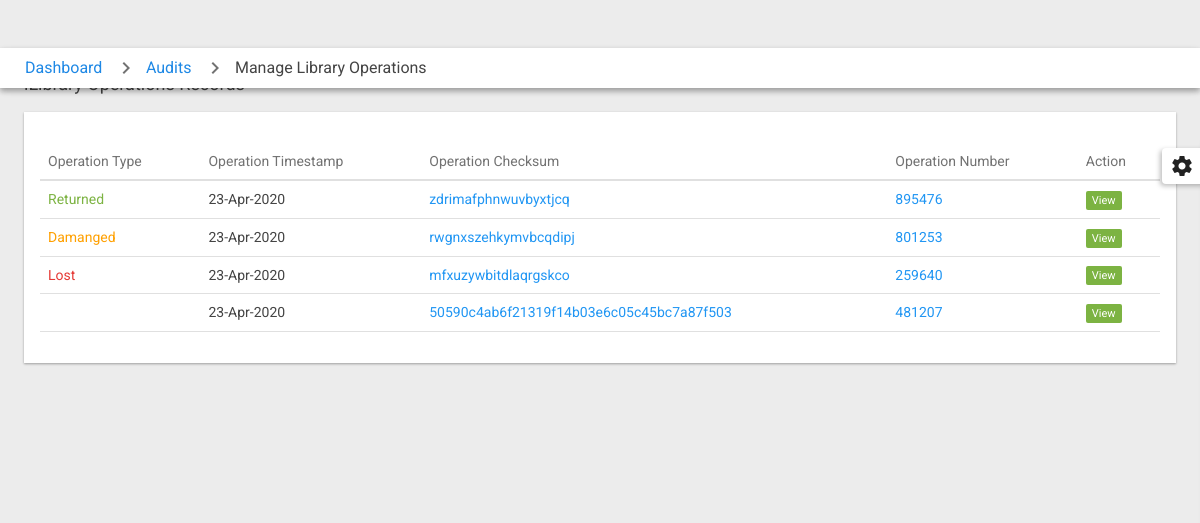
The app's page /staff/pages_staff_audit_library_operations.php (signed in), older data.
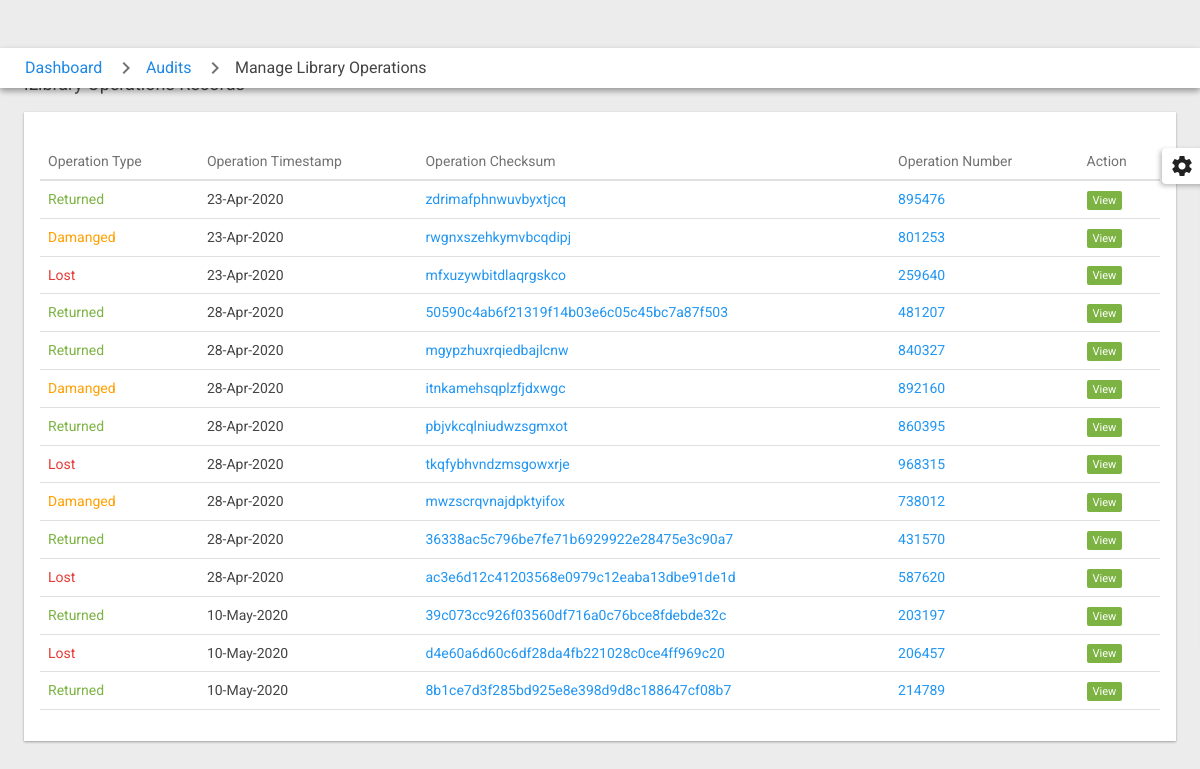
The same page, newer data.
### tables this page shows
CREATE TABLE `iL_LibraryOperations` (
  `lo_id` int(20) NOT NULL,
  `lo_type` varchar(200) NOT NULL,
  `lo_number` varchar(200) NOT NULL,
  `s_id` varchar(200) NOT NULL,
  `s_name` varchar(200) NOT NULL,
  `s_number` varchar(200) NOT NULL,
  `l_id` varchar(200) NOT NULL,
  `l_name` varchar(200) NOT NULL,
  `l_number` varchar(200) NOT NULL,
  `bc_id` varchar(200) NOT NULL,
  `bc_name` varchar(200) NOT NULL,
  `b_id` varchar(200) NOT NULL,
  `b_title` varchar(200) NOT NULL,
  `b_isbn_no` varchar(200) NOT NULL,
  `created_at` timestamp(6) NOT NULL DEFAULT CURRENT_TIMESTAMP(6) ON UPDATE CURRENT_TIMESTAMP(6),
  `lo_checksum` varchar(200) NOT NULL,
  `lo_status` varchar(200) NOT NULL,
  `lo_return_date` varchar(200) NOT NULL
);

### staff/pages_staff_audit_library_operations.php (the view, shortened to what this page needs)
<?php
    include('assets/config/config.php');
?>
<!doctype html>
 <html lang="en">
<?php
    include("assets/inc/head.php");
?>
<body class="disable_transitions sidebar_main_open sidebar_main_swipe">
    <div id="page_content">
        <div id="top_bar">
            <ul id="breadcrumbs">
                <li><a href="pages_staff_dashboard.php">Dashboard</a></li>
                <li><a href="#">Audits</a></li>
                <li><span>Manage Library Operations</span></li>
            </ul>
        </div>
        <div id="page_content_inner">
            <h4 class="heading_a uk-margin-bottom">iLibrary Operations Records</h4>
            <div class="md-card uk-margin-medium-bottom">
                <div class="md-card-content">
                    <table id="dt_tableExport" class="uk-table" cellspacing="0" width="100%">
                        <thead>
                            <th>Operation Type</th>
                            <th>Operation Timestamp</th>
                            <th>Operation Checksum</th>
                            <th>Operation Number</th>
                            <th>Action</th>
                        </thead>
                        <tbody>
                            <?php
                                $ret="SELECT * FROM  iL_LibraryOperations  ";
                                $stmt= $mysqli->prepare($ret) ;
                                $stmt->execute() ;
                                $res=$stmt->get_result();
                                while($row=$res->fetch_object())
                                {
                                    $tsamp = $row->created_at;
                                    if($row->lo_status == 'Returned')
                                    {
                                        $opsType = "<td class='uk-text-success'>$row->lo_status</td>";
                                    }
                                    elseif($row->lo_status == 'Damanged')
                                    {
                                        $opsType = "<td class='uk-text-warning'>$row->lo_status</td>";
                                    }
                                    else
                                    {
                                        $opsType = "<td class='uk-text-danger'>$row->lo_status</td>";
                                    }
                            ?>
                                <tr>
                                    <?php echo $opsType;?>
                                    <td><?php echo date("d-M-Y", strtotime($tsamp));?></td>
                                    <td class="uk-text-primary"><?php echo $row->lo_checksum;?></td>
                                    <td class="uk-text-primary"><?php echo $row->lo_number;?></td>
                                    <td>
                                        <a href='pages_staff_view_library_operations.php?operationChecksum=<?php echo $row->lo_checksum;?>'>
                                                <span class='uk-badge uk-badge-success'>View</span>
                                        </a>
                                    </td>
                                </tr>
                            <?php }?>
                        </tbody>
                    </table>
                </div>
            </div>
        </div>
    </div>
    <div id="style_switcher">
        <div id="style_switcher_toggle"><i class="material-icons">&#xE8B8;</i></div>
    </div>
</body>
</html>

Row changes from the older to the newer data that the page shows:
removed il_libraryoperations: created_at "23-Apr-2020", lo_checksum "50590c4ab6f21319f14b03e6c05c45bc7a87f503", lo_number "481207"
added il_libraryoperations: lo_status "Returned", created_at "28-Apr-2020", lo_checksum "50590c4ab6f21319f14b03e6c05c45bc7a87f503", lo_number "481207"
added il_libraryoperations: lo_status "Returned", created_at "28-Apr-2020", lo_checksum "mgypzhuxrqiedbajlcnw", lo_number "840327"
added il_libraryoperations: lo_status "Damanged", created_at "28-Apr-2020", lo_checksum "itnkamehsqplzfjdxwgc", lo_number "892160"
added il_libraryoperations: lo_status "Returned", created_at "28-Apr-2020", lo_checksum "pbjvkcqlniudwzsgmxot", lo_number "860395"
added il_libraryoperations: lo_status "Lost", created_at "28-Apr-2020", lo_checksum "tkqfybhvndzmsgowxrje", lo_number "968315"
added il_libraryoperations: lo_status "Damanged", created_at "28-Apr-2020", lo_checksum "mwzscrqvnajdpktyifox", lo_number "738012"
added il_libraryoperations: lo_status "Returned", created_at "28-Apr-2020", lo_checksum "36338ac5c796be7fe71b6929922e28475e3c90a7", lo_number "431570"
added il_libraryoperations: lo_status "Lost", created_at "28-Apr-2020", lo_checksum "ac3e6d12c41203568e0979c12eaba13dbe91de1d", lo_number "587620"
added il_libraryoperations: lo_status "Returned", created_at "10-May-2020", lo_checksum "39c073cc926f03560df716a0c76bce8fdebde32c", lo_number "203197"
added il_libraryoperations: lo_status "Lost", created_at "10-May-2020", lo_checksum "d4e60a6d60c6df28da4fb221028c0ce4ff969c20", lo_number "206457"
added il_libraryoperations: lo_status "Returned", created_at "10-May-2020", lo_checksum "8b1ce7d3f285bd925e8e398d9d8c188647cf08b7", lo_number "214789"
